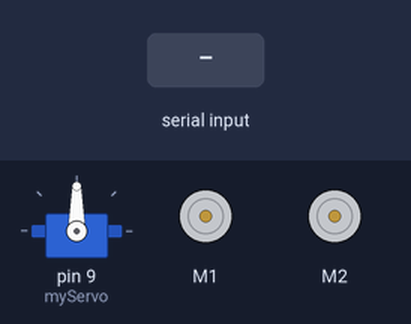
A sketch run on a simulated Arduino Uno, built with avr-gcc and run on an emulated ATmega328P. On the bench: servo, 2 × DC motor (green arrow = forward, orange = backward, longer = faster). The test bench sets the inputs (shaded band). What the sketch prints to the serial monitor is not drawn.

Above: at 2.2 s.
2.3 s: "w" received over Serial
At 4.1 s:
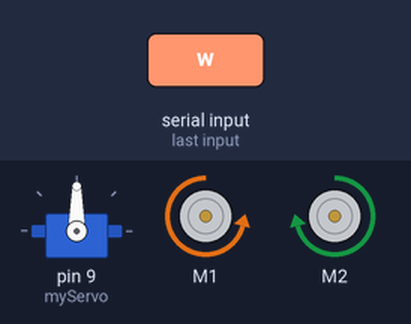
4.4 s: "a" received over Serial
At 5.2 s:
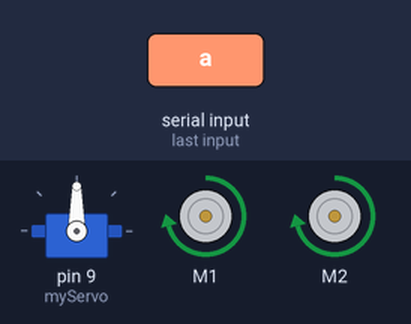
5.9 s: "d" received over Serial
At 6.4 s:
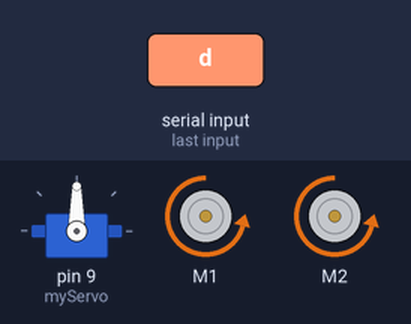
7.4 s: "s" received over Serial
At 8.5 s:
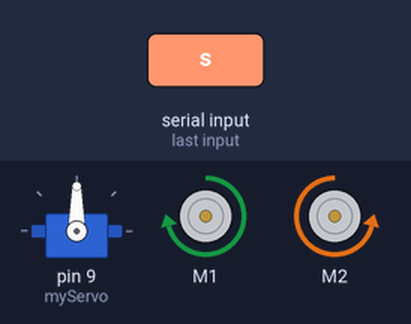
9.4 s: "x" received over Serial
At 9.7 s:
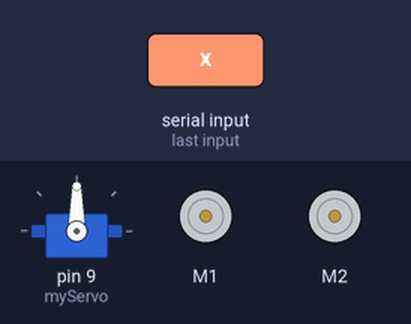
Timing chart, 0 to 11.9 s (numbered marks = the images above; inputs shaded):
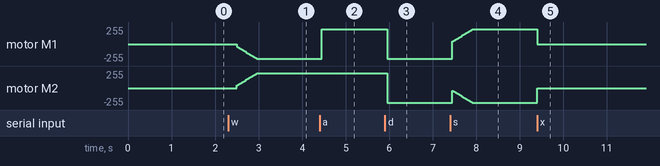

Measured:
- after the input at 2.3 s, motor M1: moves from stopped to backward 218/255 over 0.45 s, starting after 0.20 s; motor M2: moves from stopped to forward 218/255 over 0.45 s, starting after 0.20 s
- after the input at 4.4 s, motor M1: backward 218/255 → forward 218/255 after 0.05 s
- after the input at 5.9 s, motor M1, motor M2: forward 218/255 → backward 218/255 after 0.05 s
- after the input at 7.4 s, motor M1: moves from backward 218/255 to forward 218/255 over 0.45 s, starting after 0.05 s
- after the input at 9.4 s, motor M1: forward 218/255 → stopped at once; motor M2: backward 218/255 → stopped at once

The sketch:

Practica6_Motores.ino
```cpp
#include <Servo.h>
#include <AFMotor.h>

#define MAX_SPEED 180
#define MAX_SPEED_OFFSET 40

AF_DCMotor motor1(1, MOTOR34_1KHZ);
AF_DCMotor motor2(2, MOTOR34_1KHZ);
Servo myServo;

String motorSet = "";
int speedSet = 0;

void setup() {
  myServo.attach(9);
  myServo.write(90);

  Serial.begin(9600);

  delay(1000);
}

void loop() {
  byte byteRead;

  if (Serial.available()) {
    byteRead = Serial.read();

    if (byteRead == 97) {
      turnLeft();
    }
    if (byteRead == 100) {
      turnRight();
    }
    if (byteRead == 119) {
      moveForward();
    }
    if (byteRead == 115) {
      moveBackWard();
    }
    if (byteRead == 120) {
      moveStop();
    }

    Serial.write(byteRead);
    byteRead = 0;
  }
  delay(500);
}

void moveForward() {
  motorSet = "FORWARD";
  motor1.run(BACKWARD);
  motor2.run(FORWARD);
  for (speedSet = 0; speedSet < MAX_SPEED; speedSet += 2) {
    motor1.setSpeed(speedSet + MAX_SPEED_OFFSET);
    motor2.setSpeed(speedSet + MAX_SPEED_OFFSET);
    delay(5);
  }
}

void moveBackWard() {
  motorSet = "BACKWARD";
  motor1.run(FORWARD);
  motor2.run(BACKWARD);
  for (speedSet = 0; speedSet < MAX_SPEED; speedSet += 2) {
    motor1.setSpeed(speedSet + MAX_SPEED_OFFSET);
    motor2.setSpeed(speedSet + MAX_SPEED_OFFSET);
    delay(5);
  }
}

void turnRight() {
  motorSet = "RIGHT";
  motor1.run(BACKWARD);
  motor2.run(BACKWARD);
}

void turnLeft() {
  motorSet = "LEFT";
  motor1.run(FORWARD);
  motor2.run(FORWARD);
}

void moveStop() {
  motor1.run(RELEASE);
  motor2.run(RELEASE);
}
```
